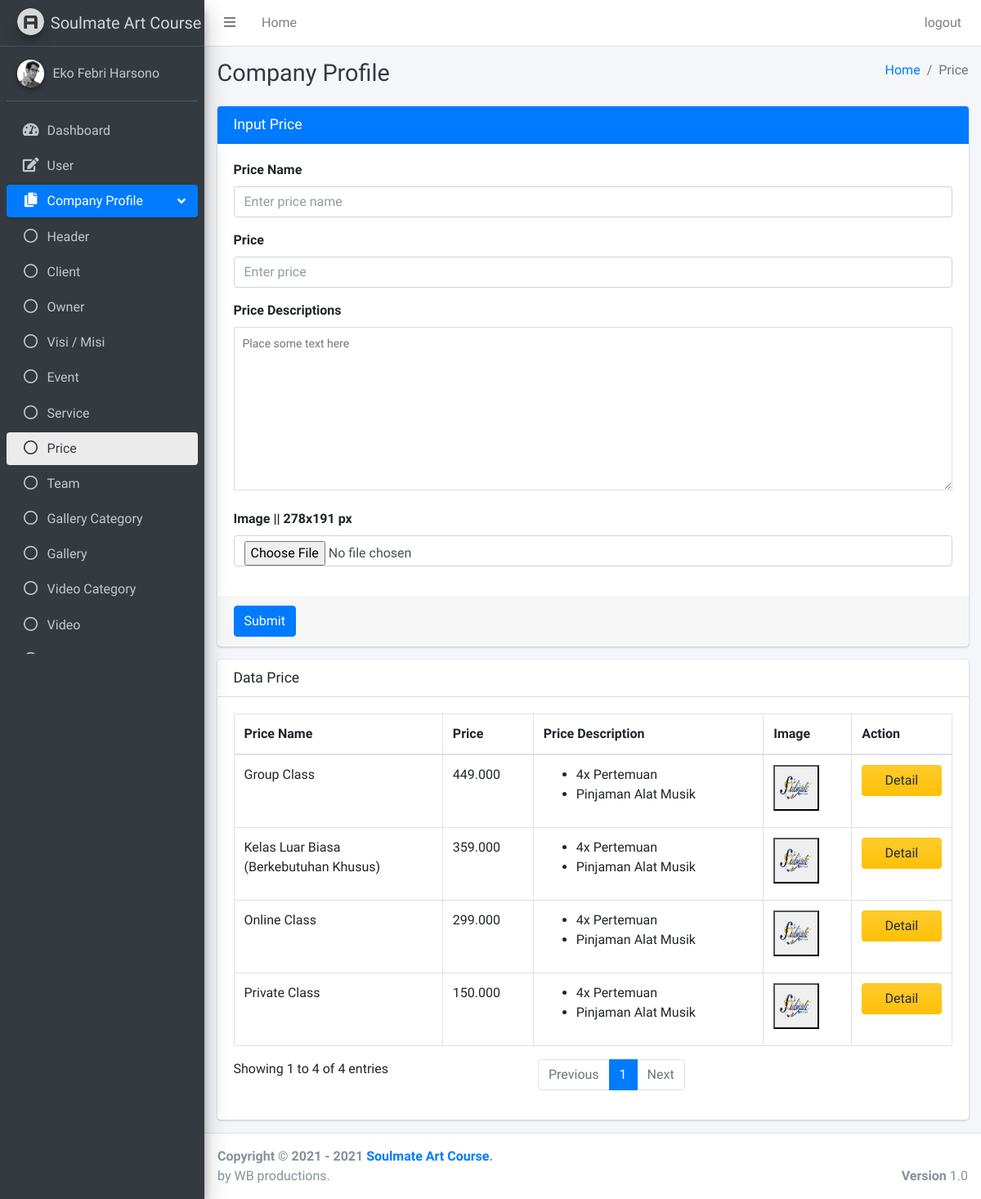
The page /pages/companyProfile/price.php (signed in) on the database its author committed.
### tables this page shows
CREATE TABLE `price` (
  `id_price` int(11) NOT NULL,
  `id_price_category` int(11) NOT NULL,
  `price_name` varchar(50) NOT NULL,
  `price` varchar(30) NOT NULL,
  `price_descriptions` text NOT NULL,
  `image` text NOT NULL
);

### pages/companyProfile/price.php (the view, shortened to what this page needs)
<?php
if ($_SESSION["id"] == null || $_SESSION["id"] == "") {
    header('Location: ../../login.php?status=4');
} else {
    $conn = OpenCon(); ?>
    <!DOCTYPE html>
    <html>
    <head>
        <link rel="stylesheet" href="../../plugins/fontawesome-free/css/all.min.css">
        <link rel="stylesheet" href="https://code.ionicframework.com/ionicons/2.0.1/css/ionicons.min.css">
        <link rel="stylesheet" href="../../plugins/sweetalert2-theme-bootstrap-4/bootstrap-4.min.css">
        <link rel="stylesheet" href="../../plugins/toastr/toastr.min.css">
        <link rel="stylesheet" href="../../dist/css/adminlte.min.css">
        <link rel="stylesheet" href="../../plugins/summernote/summernote-bs4.css">
    </head>
    <body class="hold-transition sidebar-mini layout-fixed">
        <div class="wrapper">
            <?php include '../dashboard/navbar.php'; ?>
            <?php include '../sidebar/sidebarPrice.php'; ?>
            <div class="content-wrapper">
                <div class="content-header">
                    <div class="container-fluid">
                        <div class="row mb-2">
                            <div class="col-sm-6">
                                <h1 class="m-0 text-dark">Company Profile</h1>
                            </div>
                            <div class="col-sm-6">
                                <ol class="breadcrumb float-sm-right">
                                    <li class="breadcrumb-item"><a href="#">Home</a></li>
                                    <li class="breadcrumb-item active">Price</li>
                                </ol>
                            </div>
                        </div>
                    </div>
                </div>
                <section class="content">
                    <div class="container-fluid">
                        <div class="row">
                            <div class="col-md-12">
                                <div class="card card-primary">
                                    <div class="card-header">
                                        <h3 class="card-title">Input Price</h3>
                                    </div>
                                    <form role="form" enctype="multipart/form-data" method="POST" action="../../php/companyProfile/priceActions.php">
                                        <div class="card-body">
                                            <div class="form-group">
                                                <label for="exampleInputEmail1">Price Name</label>
                                                <input type="text" class="form-control" name="price_name" placeholder="Enter price name" required>
                                            </div>
                                            <div class="form-group">
                                                <label for="exampleInputEmail1">Price</label>
                                                <input type="text" class="form-control" name="price" placeholder="Enter price" required>
                                            </div>
                                            <div class="mb-3">
                                                <label for="exampleInputEmail1">Price Descriptions</label>
                                                <textarea class="textarea" name="price_descriptions" placeholder="Place some text here" style="width: 100%; height: 200px; font-size: 14px; line-height: 18px; border: 1px solid #dddddd; padding: 10px;" required></textarea>
                                            </div>
                                            <div class="form-group">
                                                <label for="exampleInputEmail1">Image || 278x191 px</label>
                                                <input type="file" class="form-control" name="image">
                                            </div>
                                        </div>
                                        <div class="card-footer">
                                            <button type="submit" class="btn btn-primary" name="submitInsertPrice">Submit</button>
                                        </div>
                                    </form>
                                </div>
                            </div>
                            <div class="col-md-12">
                                <div class="card">
                                    <div class="card-header">
                                        <h3 class="card-title">Data Price</h3>
                                    </div>
                                    <div class="card-body">
                                        <?php
                                        $sql = "SELECT * FROM `price`";
                                        $res = mysqli_query($conn, $sql);
                                        ?>
                                        <table id="example2" class="table table-bordered table-hover">
                                            <thead>
                                                <tr>
                                                    <th>Price Name</th>
                                                    <th>Price</th>
                                                    <th>Price Description</th>
                                                    <th>Image</th>
                                                    <th>Action</th>
                                                </tr>
                                            </thead>
                                            <tbody>
                                                <?php while ($row = mysqli_fetch_array($res)) { ?>
                                                    <tr>
                                                        <td><?php echo $row['price_name']; ?></td>
                                                        <td><?php echo $row['price']; ?></td>
                                                        <td><?php echo $row['price_descriptions']; ?></td>
                                                        <td>
                                                            <button data-toggle="modal" data-target="#a<?php echo $row['id_price']; ?>">
                                                                <img style="width:40px;height:50px;" src="<?php echo $row['image']; ?>" alt="">
                                                            </button>
                                                        <td>
                                                            <button class="btn btn-block bg-gradient-warning" name="detail" data-toggle="modal" data-target="#b<?php echo $row['id_price']; ?>">Detail</button>
                                                        </td>
                                                    </tr>
                                                <?php } ?>
                                            </tbody>
                                        </table>
                                    </div>
                                </div>
                            </div>
                        </div>
                </section>
            </div>
            <?php include '../dashboard/footer.php'; ?>
        </div>
    </body>
    </html>
<?php } ?>

### rows shown on the page
price: price_name "Private Class", price "150.000", price_descriptions "4x Pertemuan Pinjaman Alat Musik", image (placeholder picture)
price: price_name "Group Class", price "449.000", price_descriptions "4x Pertemuan Pinjaman Alat Musik", image (placeholder picture)
price: price_name "Kelas Luar Biasa (Berkebutuhan Khusus)", price "359.000", price_descriptions "4x Pertemuan Pinjaman Alat Musik", image (placeholder picture)
price: price_name "Online Class", price "299.000", price_descriptions "4x Pertemuan Pinjaman Alat Musik", image (placeholder picture)

### other values the page prints
$_SESSION["user_name"] "Eko Febri Harsono"
